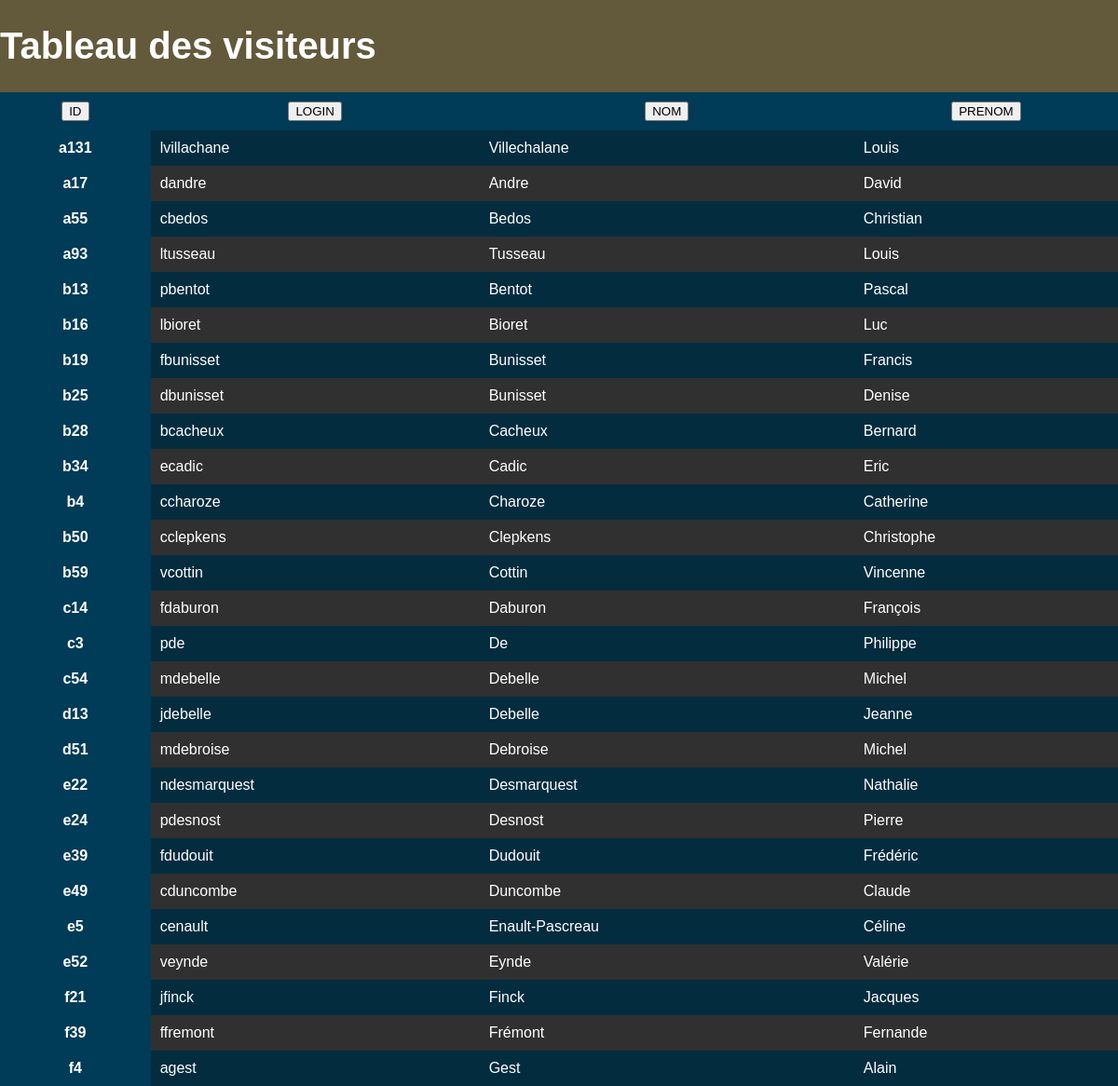
Page /sources/liste_visiteur.php on the committed database.
### tables this page shows
CREATE TABLE `visiteur` (
  `id` char(4) NOT NULL,
  `nom` char(30) DEFAULT NULL,
  `prenom` char(30) DEFAULT NULL,
  `login` char(20) DEFAULT NULL,
  `mdp` char(20) DEFAULT NULL,
  `hashMdp` varchar(255) NOT NULL,
  `salt` varchar(255) NOT NULL,
  `adresse` char(30) DEFAULT NULL,
  `cp` char(5) DEFAULT NULL,
  `ville` char(30) DEFAULT NULL,
  `dateEmbauche` date DEFAULT NULL
);

### sources/class/Cdao.php (called while the page is built, shortened)
<?php
class Cdao{
    private function getObjetPDO() {
        $strConnection = 'mysql:host=localhost;dbname=gsb';
        $arrExtraParam= array(PDO::MYSQL_ATTR_INIT_COMMAND => "SET NAMES utf8");
        $opdo = new PDO($strConnection, 'root', '', $arrExtraParam);
        $opdo->setAttribute(PDO::ATTR_ERRMODE, PDO::ERRMODE_EXCEPTION);
        return $opdo;
    }
    public function getTabDataFromSql($squery) {
       $opdo = $this->getObjetPDO();
       $sth = $opdo->prepare($squery);
       $sth->execute();
       $result = $sth->fetchAll();
       return $result;
    }
}

### sources/class/Employee.php (the view, shortened to what this page needs)
<?php
require_once 'Cdao.php';
abstract class C_Employee {
    protected $id;
    protected $nom;
    protected $prenom;
    protected $login;
    public function __construct($id, $nom, $prenom, $login, $hashMdp, $salt, $adresse, $cp, $ville, $dateEmbauche){
        $this->id = $id;
        $this->nom = $nom;
        $this->prenom = $prenom;
        $this->login = $login;
    }
    public function Id() { return $this->id; }
    public function Nom() { return $this->nom; }
    public function Prenom() { return $this->prenom; }
    public function Login() { return $this->login; }
}
class C_Visitor extends C_Employee{
    protected function AddHashPwd($sHashPwd, $sId){
        if(!empty($sHashPwd)) return $sHashPwd;
        $odao = new Cdao();
        $query = "SELECT mdp FROM visiteur WHERE id='$sId';";
        $user = $odao->getTabDataFromSql($query);
        $userPwd = $user[0]['mdp'].$this->salt;
        $hashPwd = hash('sha512', $userPwd);
        return $hashPwd;
    }
    protected function AddSalt($sSalt, $sId){
        if(!empty($sSalt)) return $sSalt;
        $preSalt = '';
        $salt = hash('sha256', $preSalt);
        return $salt;
    }
}
class C_Visitors{
    private $tabVisitors;
    public function __construct(){
        try{
            $odao = new Cdao();
            $query = "SELECT * FROM visiteur;";
            $tempTabVisitor = $odao->getTabDataFromSql($query);
            foreach($tempTabVisitor as $visitor){
                $this->tabVisitors[] = new C_Visitor(
                    $visitor['id'],
                    $visitor['nom'],
                    $visitor['prenom'],
                    $visitor['login'],
                    $visitor['hashMdp'],
                    $visitor['salt'],
                    $visitor['adresse'],
                    $visitor['cp'],
                    $visitor['ville'],
                    $visitor['dateEmbauche']);
            }
        }
        catch(PDOException $e){
            $msg = "ERREUR PDO dans ".$e->getFile()." Ligne ".$e->getLine()." : ".$e->getMessage();
            die($msg);
        }
    }
    public function GetRowTabVisitor($sSortType = null, $sAscDesc = 'asc'){
        $rows = "";
        foreach($this->tabVisitors as $visitor){
            $rows .= "
            <tr>
                <th scope='row'>".$visitor->Id()."</th>
                <td>".$visitor->Login()."</td>
                <td>".$visitor->Nom()."</td>
                <td>".$visitor->Prenom()."</td>
            </tr>";
        }
        return $rows;
    }
}
?>

### sources/liste_visiteur.php (shortened to what this page needs)
<!DOCTYPE html>
<html lang="fr">
<?php
    require_once 'include/head.php';
    require_once 'class/Employee.php';
?>
<body>
<?php
    $oVisitors = new C_Visitors();
    $firstSort = $_SESSION['firstSort'];
    $ascDesc = $_SESSION['ascDesc'];
    if(isset($_POST['sortById'])){
        if($firstSort != 'id') {
            $firstSort = 'id';
            $ascDesc = 'asc';
        }
        else {
            $ascDesc = ($ascDesc == 'asc') ? 'desc' : 'asc';
        }
        $_SESSION['firstSort'] = $firstSort;
        $_SESSION['ascDesc'] = $ascDesc;
        $rows = $oVisitors->GetRowTabVisitor('id', $ascDesc);
    }
    else {
        $rows = $oVisitors->GetRowTabVisitor();
    }
?>
    <h1>Tableau des visiteurs</h1>
    <table>
        <thead>
            <tr>
                <form action="" method="POST">
                    <th scope="col"><button type="submit" class="" name="sortById">ID</button></th>
                    <th scope="col"><button type="submit" class="" name="sortByLogin">LOGIN</button></th>
                    <th scope="col"><button type="submit" class="" name="sortByNom">NOM</button></th>
                    <th scope="col"><button type="submit" class="" name="sortByPrenom">PRENOM</button></th>
                </form>
            </tr>
        </thead>
        <tbody>
            <?php
            echo $rows
            ?>
        </tbody>
    </table>
</body>
</html>

### sources/include/head.php (shortened to what this page needs)
<head>
    <link rel="stylesheet" type="text/css" href="./styles/styles-perso.css">
    <link rel="stylesheet" type="text/css" href="./styles/styles-mobile.css">
</head>

### sources/styles/styles-perso.css (style rules this page uses)
html, body { width: 100%; height: 100%; margin: 0; font-family: Arial, Helvetica, sans-serif; line-height: normal; color: #ffffff ; background: #63593b; }
form { margin: 0; padding: 8px 16px 12px 16px; width: 100%; max-height: calc(100vh - 118px); max-height: 80vh; overflow: auto; box-sizing: border-box; }
table { margin: 0 auto 10px auto; width: 100%; border-collapse: collapse; }
thead, tbody, th { background-color: #003b57; }
tr { background-color: #042c3f; }
tr:nth-child(even) { background-color: #303030; }
td, th { margin: 0px; padding: 10px; vertical-align: top; border: 1px solid #ccc; border-style: hidden; }
h1 { font-size: 40px; font-style: normal; font-weight: bold; }

### rows in the picture
visiteur: id "a131", login "lvillachane", nom "Villechalane", prenom "Louis"
visiteur: id "a17", login "dandre", nom "Andre", prenom "David"
visiteur: id "a55", login "cbedos", nom "Bedos", prenom "Christian"
visiteur: id "a93", login "ltusseau", nom "Tusseau", prenom "Louis"
visiteur: id "b13", login "pbentot", nom "Bentot", prenom "Pascal"
visiteur: id "b16", login "lbioret", nom "Bioret", prenom "Luc"
visiteur: id "b19", login "fbunisset", nom "Bunisset", prenom "Francis"
visiteur: id "b25", login "dbunisset", nom "Bunisset", prenom "Denise"
visiteur: id "b28", login "bcacheux", nom "Cacheux", prenom "Bernard"
visiteur: id "b34", login "ecadic", nom "Cadic", prenom "Eric"
visiteur: id "b4", login "ccharoze", nom "Charoze", prenom "Catherine"
visiteur: id "b50", login "cclepkens", nom "Clepkens", prenom "Christophe"
visiteur: id "b59", login "vcottin", nom "Cottin", prenom "Vincenne"
visiteur: id "c14", login "fdaburon", nom "Daburon", prenom "François"
visiteur: id "c3", login "pde", nom "De", prenom "Philippe"
visiteur: id "c54", login "mdebelle", nom "Debelle", prenom "Michel"
visiteur: id "d13", login "jdebelle", nom "Debelle", prenom "Jeanne"
visiteur: id "d51", login "mdebroise", nom "Debroise", prenom "Michel"
visiteur: id "e22", login "ndesmarquest", nom "Desmarquest", prenom "Nathalie"
visiteur: id "e24", login "pdesnost", nom "Desnost", prenom "Pierre"
visiteur: id "e39", login "fdudouit", nom "Dudouit", prenom "Frédéric"
visiteur: id "e49", login "cduncombe", nom "Duncombe", prenom "Claude"
visiteur: id "e5", login "cenault", nom "Enault-Pascreau", prenom "Céline"
visiteur: id "e52", login "veynde", nom "Eynde", prenom "Valérie"
visiteur: id "f21", login "jfinck", nom "Finck", prenom "Jacques"
visiteur: id "f39", login "ffremont", nom "Frémont", prenom "Fernande"
visiteur: id "f4", login "agest", nom "Gest", prenom "Alain"
